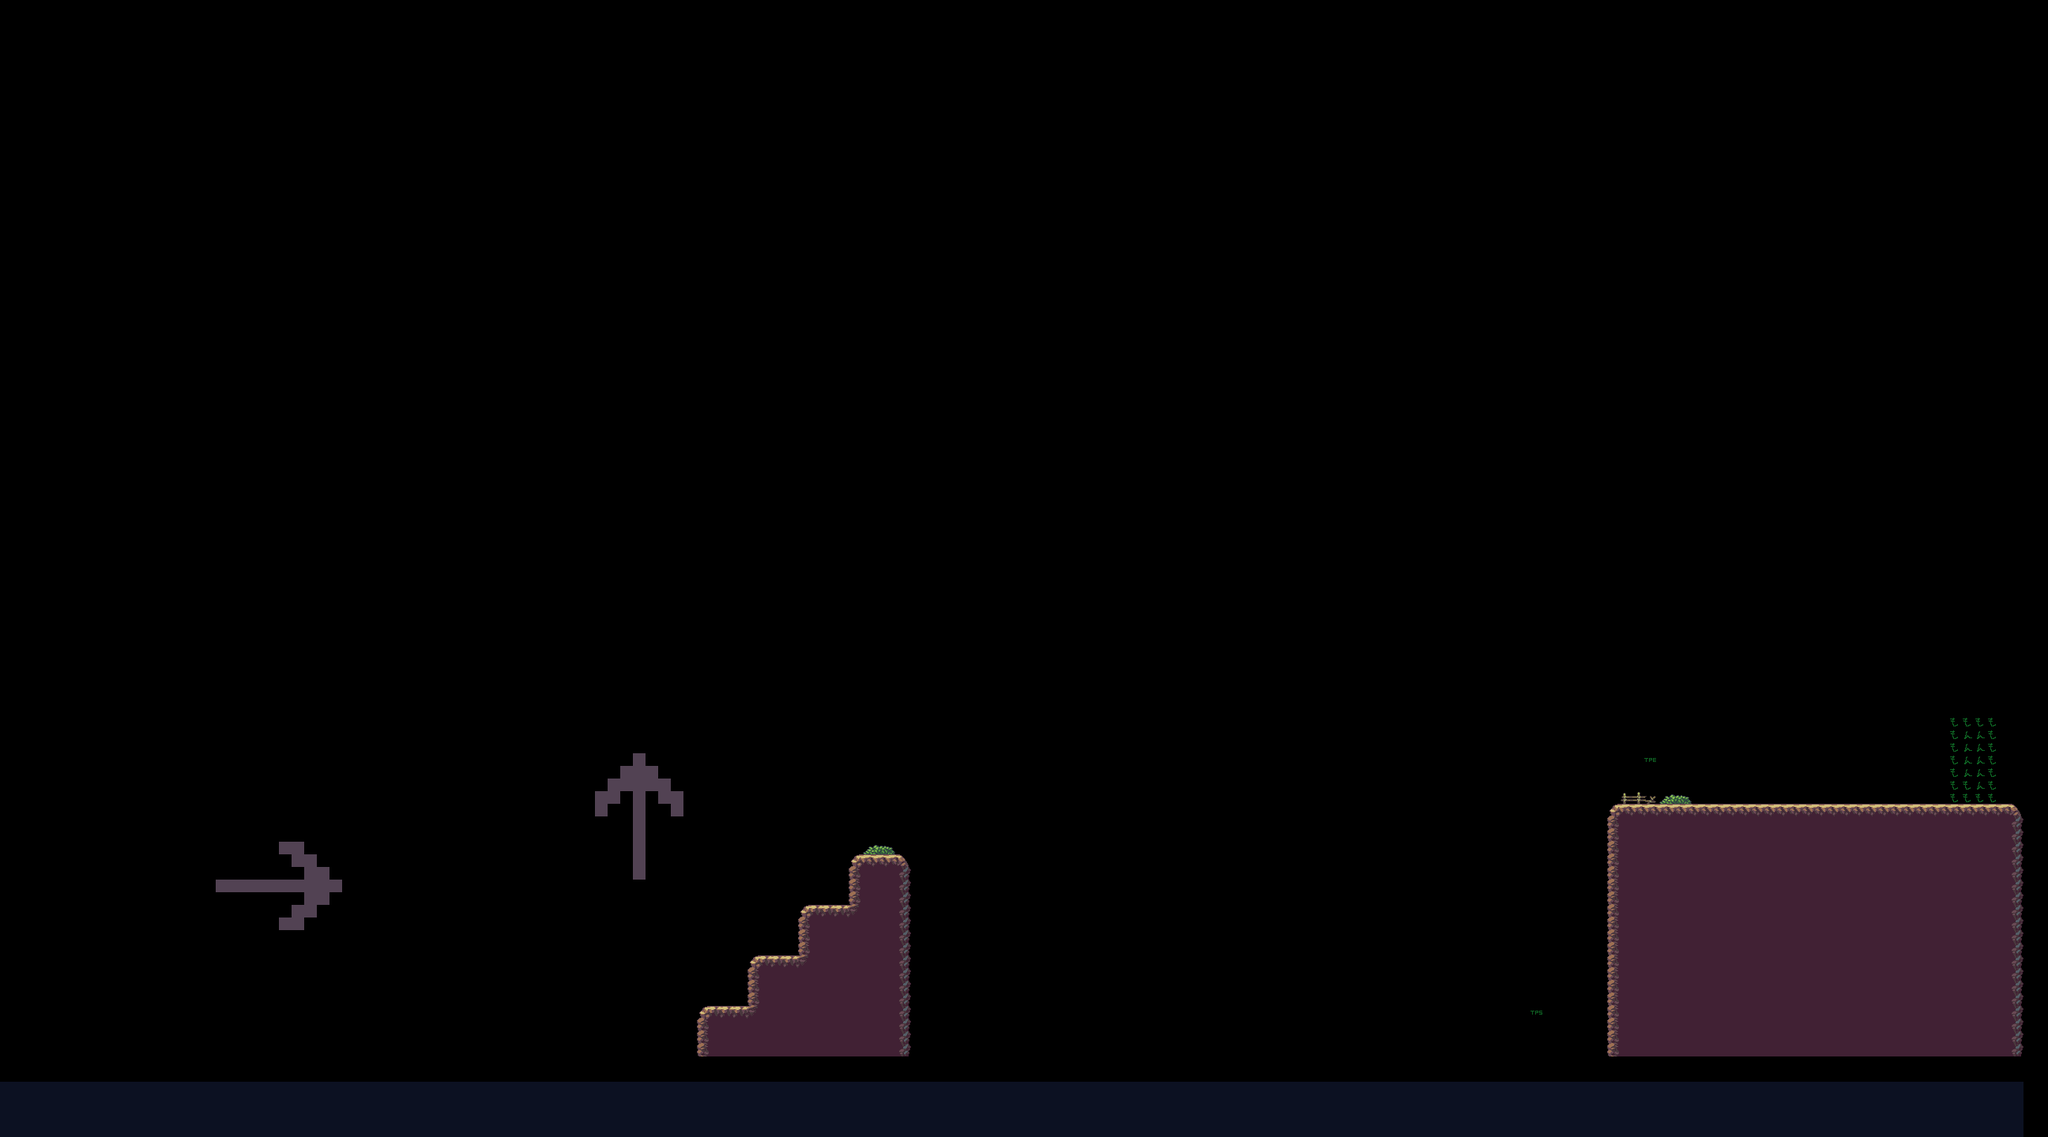

Below is a game level as drawn by its tile map, then a one-line description and the .tmx that defines it (tile-layer data replaced by summaries):
An orthogonal 162x90 tile map with 16x16 px tiles, 1 tile layer (タイル・レイヤー 1).

<map version="1.2" tiledversion="1.3.4" orientation="orthogonal" renderorder="right-down" width="162" height="90" tilewidth="16" tileheight="16" infinite="0" nextlayerid="2" nextobjectid="1">
 <editorsettings>
  <export target="map1.csv" format="csv" />
 </editorsettings>
 <tileset firstgid="1" name="Tileset" tilewidth="16" tileheight="16" tilecount="70" columns="10">
  <image source="画像保存/FreePlatformerNa/Foreground/Tileset.png" width="160" height="112" />
 </tileset>
 <layer id="1" name="タイル・レイヤー 1" width="162" height="90" offsetx="-31.6667" offsety="26">
  <data>[14580 cells, 1891 non-empty, 20 distinct tile ids]</data>
 </layer>
</map>
